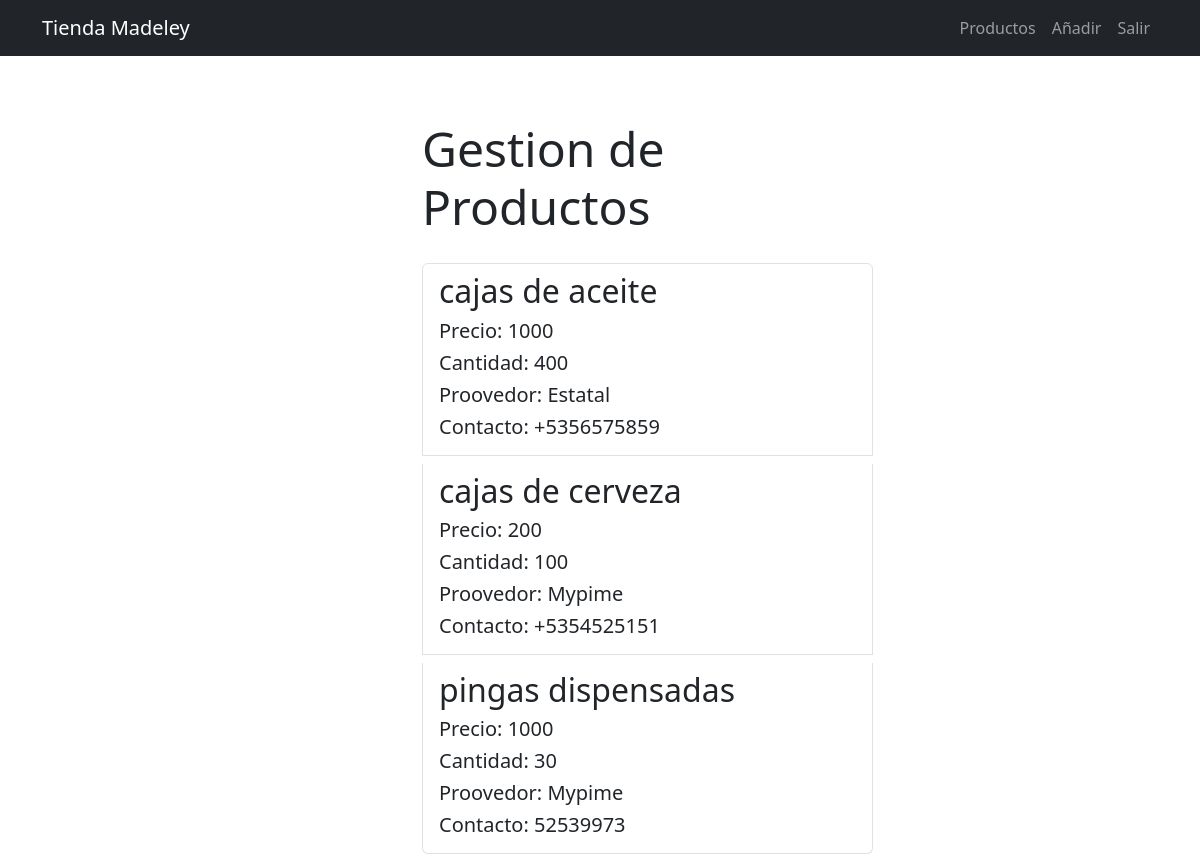
The page /productos/ (signed in) on the database its author committed.
### productos/models.py (models this page shows, shortened)
class Productos(models.Model):
     class PostObjects(models.Manager):
          def get_queryset(self):
               return super().get_queryset().filter(disponibilidad='disponible')
     disponible='dis'
     agotado='ago'
     options=[
          (disponible,'Disponible'),
          (agotado,'Agotado'),
     ]
     nombre = models.CharField(max_length=100)
     precio = models.IntegerField()
     cantidad = models.IntegerField()
     proovedor = models.ForeignKey(Proovedor,on_delete=models.CASCADE)
     contacto = models.CharField(max_length=100)
     disponibilidad = models.CharField(max_length=100,choices=options,default='disponible')
     objects = models.Manager()
     PostObjects = PostObjects()

class Proovedor(models.Model):
     tipo = models.CharField(max_length=100)
     def __str__(self):
          return self.tipo

### productos/views.py (the view)
# urls.py: path('productos/',views.productos, name='productos'),
@login_required
def productos(request):
     if request.user.username =='betsy':
          productos = Productos.objects.all()
          return render(request,'productos.html',{'productos':productos})
     else:
          productos = Productos.objects.filter( disponibilidad = Productos.disponible)
          return render(request,'productos.html',{'productos':productos})

### productos/templates/productos.html (shortened to what this page needs)
{% extends 'base.html' %}
{% block content %}
<main class ="container">
     <div class="row">
     <div class="col-md-5 offset-md-4 mt-5">
<h1 class="display-5 py-3">Gestion de Productos</h1>
<ul class="list-group">
{% for producto in productos %}
          <a class="list-group-item my-1" href = "{% url 'detalle_producto' producto.id %}">
          <h2>{{ producto.nombre }}</h2>
          <h5>Precio: {{ producto.precio }}</h5>
          <h5>Cantidad: {{ producto.cantidad }}</h5>
          <h5>Proovedor: {{ producto.proovedor }}</h5>
          <h5>Contacto: {{ producto.contacto }}</h5>
          </a>
{% endfor %}
</ul>
</div>
{% endblock %}

### productos/templates/base.html (shortened to what this page needs)
<!DOCTYPE html>
<html>
     <head>
          <link rel="stylesheet" href="https://cdn.jsdelivr.net/npm/bootstrap@5.3.3/dist/css/bootstrap.min.css" >
     </head>
     <body>
          <nav class="navbar navbar-expand-lg bg-dark navbar-dark">
               <div class="container">
                 <a class="navbar-brand" href="#">Tienda Madeley</a>
                 <div class="collapse navbar-collapse" id="navbarNav">
                   <ul class="navbar-nav ms-auto">
                    {% if user.is_authenticated %}
                    <li class="nav-item">
                         <a href="/productos"  class="nav-link">Productos</a>
                    </li>
                    <li class="nav-item">
                         <a href="/productos/add"  class="nav-link">Añadir</a>
                    </li>
                    <li class="nav-item">
                         <a href="/logout" class="nav-link">Salir</a>
                    </li>
                    {% endif %}
                   </ul>
                 </div>
               </div>
             </nav>
          {% block content %}
          {% endblock %}
     </body>
</html>

### rows shown on the page
Productos: nombre "cajas de aceite", precio "1000", cantidad "400", proovedor "Estatal", contacto "+5356575859"
Productos: nombre "cajas de cerveza", precio "200", cantidad "100", proovedor "Mypime", contacto "+5354525151"
Productos: nombre "pingas dispensadas", precio "1000", cantidad "30", proovedor "Mypime", contacto "52539973"
